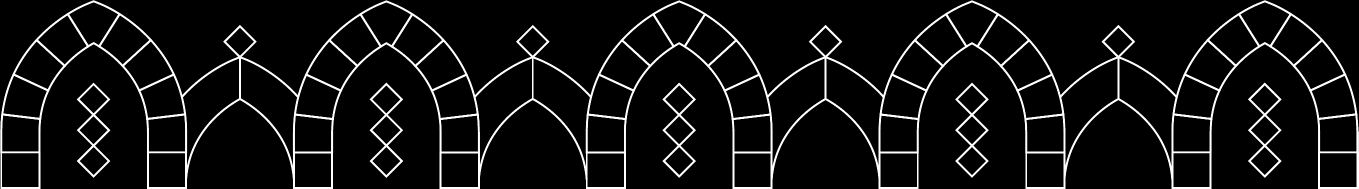
#> input picture brand/kidana_arches.png, 2717 x 378 px, given in place of sky-day.png, which was not available (shown at 1/2 size)
$ python process_assets.py
#> lines starting #> are read from the running program, lines starting #| are printed output that depends on the picture
"""Turn raw/*.png (stitched Gemini renders) into assets/*.webp.

Chroma-keys green (#00FF00-ish) and magenta backgrounds, despills edges,
splits sprite sheets into separate objects, and composites the real
KIDANA logo onto the blank plaque of the KIDANA building.
"""
import json, sys
from pathlib import Path
import numpy as np
from PIL import Image, ImageFilter
from scipy import ndimage

ROOT = Path(__file__).resolve().parent.parent
RAW, OUT = ROOT / "raw", ROOT / "assets"
OUT.mkdir(exist_ok=True)
BRAND = ROOT / "brand"
LOGO = BRAND / "kidana_logo.png"


# [127 lines left out: functions keyness, chroma, trim, components, keep_largest, not called in this run]


def save(im, name, q=84, maxside=None):
#> called with name = 'sky-day', q = 82
    if maxside and max(im.size) > maxside:
        im = im.copy()
        im.thumbnail((maxside, maxside), Image.LANCZOS)
    im.save(OUT / f"{name}.webp", "WEBP", quality=q, method=6)
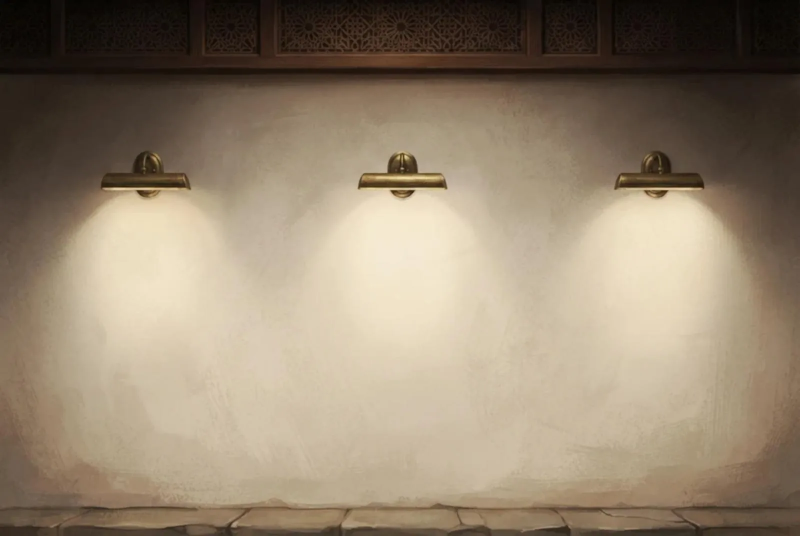
#> input picture assets/wall.webp, 1600 x 1072 px, given in place of wall.png, which was not available (shown at 1/2 size)
#> in save, im is the input picture: PIL image 1600x1072 RGB; mean R, G, B 147.3, 131.7, 110.9
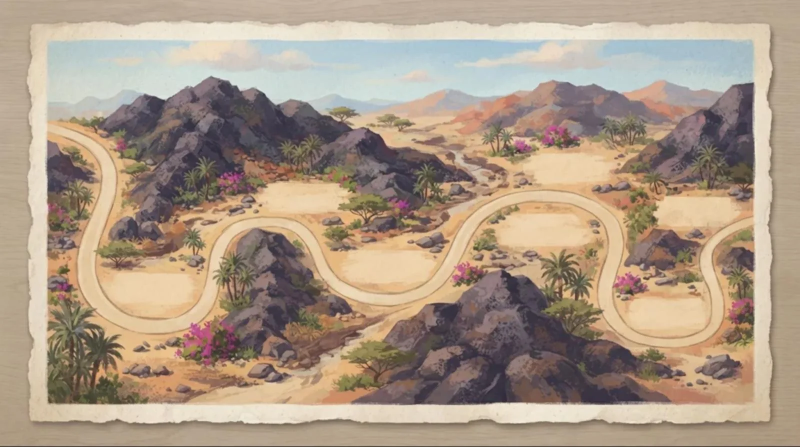
#> input picture assets/map.webp, 1600 x 893 px, given in place of map.png, which was not available (shown at 1/2 size)
#> in save, im is the input picture: PIL image 1600x893 RGB; mean R, G, B 171.7, 153.4, 135.1
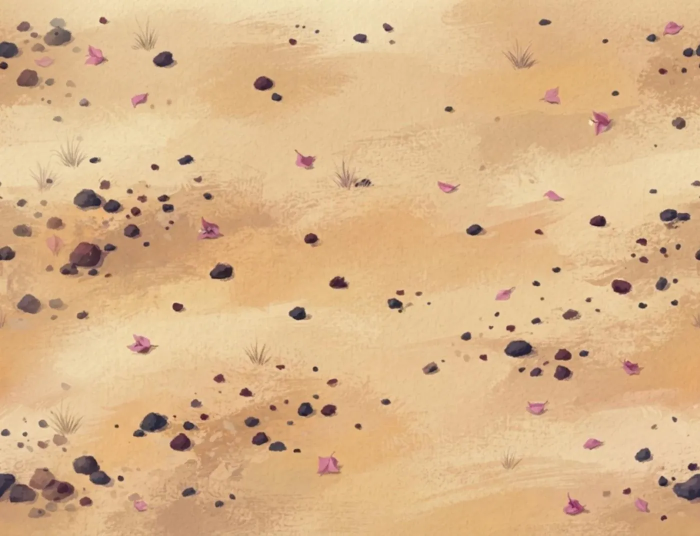
#> input picture assets/floor.webp, 1400 x 1072 px, given in place of floor.png, which was not available (shown at 1/2 size)
    return im.size


# [212 lines left out: functions tile_strip, kidana_ornaments, kidana_logo, uqu_logo, wasl_logo, fill_holes, not called in this run]


def tile_floor(im):
    """Blend left/right edges so the texture tiles horizontally."""
    a = np.asarray(im.convert("RGB")).astype(np.float32)
    h, w, _ = a.shape
#> h = 1072; w = 1400
    bw = w // 8
#> bw = 175
    left, right = a[:, :bw].copy(), a[:, -bw:].copy()
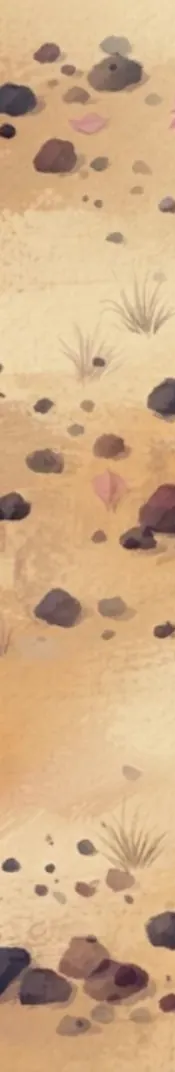
#> left: shape (1072, 175, 3) float32; mean R, G, B 208.5, 173.4, 134.4
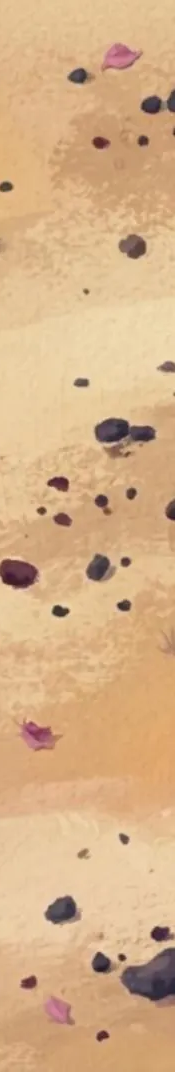
#> right: shape (1072, 175, 3) float32; mean R, G, B 214.2, 176.6, 135.7
    t = np.linspace(0, 1, bw)[None, :, None]
#> t = 175 values from 0 to 1
    out = a[:, :w - bw].copy()
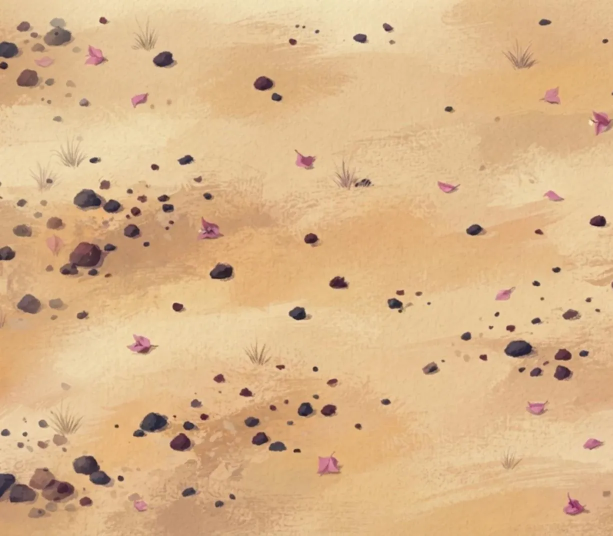
#> out: shape (1072, 1225, 3) float32 (shown at 1/2 size); mean R, G, B 217.5, 180.9, 137.5
    # left edge starts as the continuation of the (cropped) right edge
    out[:, :bw] = right * (1 - t) + left * t
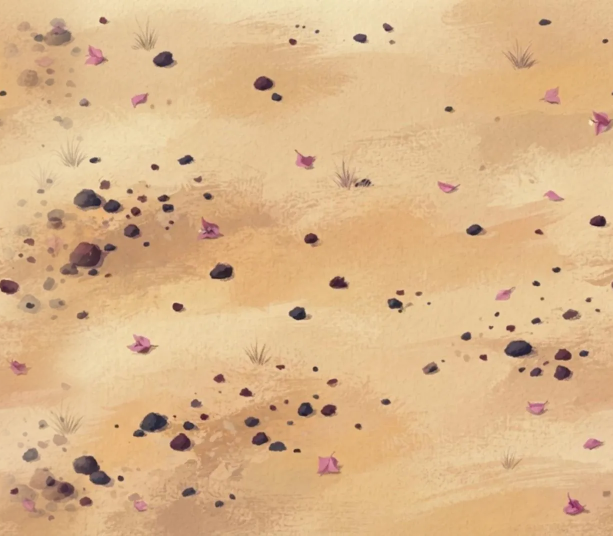
#> out: shape (1072, 1225, 3) float32 (shown at 1/2 size); mean R, G, B 218.2, 181.5, 137.9
    return Image.fromarray(out.clip(0, 255).astype(np.uint8))


manifest = {}

def rec(name, size):
    manifest[name] = {"w": size[0], "h": size[1]}
    print(f"{name:14s} {size}")


# backgrounds
for n in ["sky-day", "sky-sunset", "sky-night"]:
    rec(n, save(Image.open(RAW / f"{n}.png").convert("RGB"), n, 82))
rec("wall", save(Image.open(RAW / "wall.png").convert("RGB"), "wall", 82))
rec("map", save(Image.open(RAW / "map.png").convert("RGB"), "map", 84))
fl = tile_floor(Image.open(RAW / "floor.png"))
rec("floor", save(fl, "floor", 80))

# single cut-outs
# [7 lines left out: function head_anchor, not called in this run]

#> (the run stopped early here; a loop or call above may not have finished)
